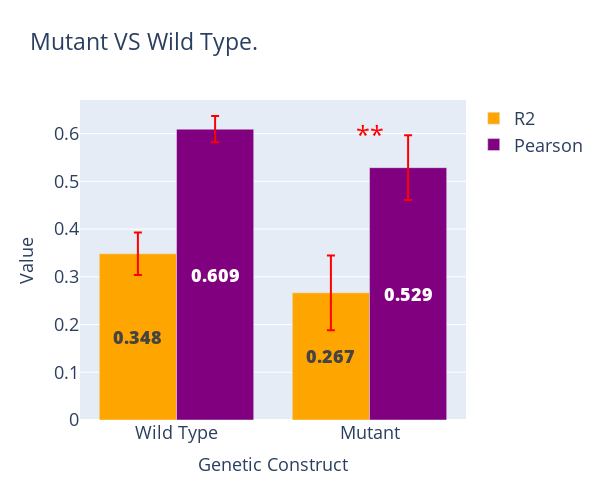

This figure's notebook cell:
### Code cell
# plot wildtype vs mutants r2 performances:
# get model outputs:
outputs_files = glob.glob(f"../data/models/conditioned_bs_full_features/*_fold_unconditioned_bs_test_outputs.pkl")
r2_mutants = []
r2_wildtypes = []
pcc = PearsonCorrCoef()
pcc_mutants = []
pcc_wildtypes = []

hxkm = pandas.read_csv("../data/hxkm.csv")
df_test = pandas.read_csv("../data/csv/HXKm_dataset_final_new_conditioned_bs.csv")
test_db = KmClass(df_test).dataframe
for file in outputs_files:
    outputs = pickle.load(open(file, "rb"))

    y = torch.tensor(outputs["y_unscaled"])
    preds = torch.tensor(outputs["preds_unscaled"])
    indices = outputs["all_idx"].flatten()

    # get protein type info:
    test_entries = test_db.iloc[indices]
    enzyme_types = test_entries.apply(
        lambda x: hxkm.loc[
            hxkm.sequence == x.sequence
        ].protein_type.values[0]
    , axis=1)
    enzyme_types.reset_index(drop=True, inplace=True) # now in the same order as preds
    mutant_indices = enzyme_types[enzyme_types=="mutant"].index.tolist()
    wildtype_indices = enzyme_types[enzyme_types=="wildtype"].index.tolist()

    # compute r2 for wildtype and mutants:
    mutant_targets = y[mutant_indices]
    mutant_preds = preds[mutant_indices]
    r2_mutants.append(r2_score(mutant_preds, mutant_targets))
    pcc_mutants.append(pcc(mutant_preds, mutant_targets))
    
    wildtype_targets = y[wildtype_indices]
    wildtype_preds = preds[wildtype_indices]
    r2_wildtypes.append(r2_score(wildtype_preds, wildtype_targets))
    pcc_wildtypes.append(pcc(wildtype_preds, wildtype_targets))

_, p_value = stats.ttest_rel(r2_mutants, r2_wildtypes)
if p_value < 0.001:
    significance = "***"
elif p_value < 0.01:
    significance = "**"
elif p_value < 0.05:
    significance = "*"

r2_mutants = torch.tensor(r2_mutants)
pcc_mutants = torch.tensor(pcc_mutants)
r2_wildtypes = torch.tensor(r2_wildtypes)
pcc_wildtypes = torch.tensor(pcc_wildtypes)

r2_mean = [r2_wildtypes.mean().item(), r2_mutants.mean().item()]
r2_std = [r2_wildtypes.std().item(), r2_mutants.std().item()]
pcc_mean = [pcc_wildtypes.mean().item(), pcc_mutants.mean().item()]
pcc_std = [pcc_wildtypes.std().item(), pcc_mutants.std().item()]

x = ["Wild Type", "Mutant"]

# compute significance scores:
fig = go.Figure(data=[
    go.Bar(
        name="R2", x=x, y=r2_mean, 
        error_y={
            "type":"data",
            "array": r2_std,
            "visible": True,
            "color": "red"
        },
        text = [f"{t:.3f}" for t in r2_mean],
        textfont=dict(weight=900),
        marker_color="orange"
    ),
    go.Bar(
        name="Pearson", x=x, y=pcc_mean, 
        error_y={
            "type":"data",
            "array": pcc_std,
            "visible": True,
            "color": "red"
        },
        text = [f"{t:.3f}" for t in pcc_mean],
        textfont=dict(weight=900),
        marker_color="purple"
    )
])
fig.add_annotation(
    x=x[1],
    y=0.6,
    text=significance,
    showarrow=False,
    font={"size":25, "color": "red"},
    yref="y"
)
fig.update_layout(
    width=600, height=500, 
    title={
        "text":"Mutant VS Wild Type.",
        "font": {"size": 23}
    },
    legend={
        "font": {"size": 18}
    },
    uniformtext_minsize=18, uniformtext_mode="hide",
    xaxis={
        "title": {
            "text": "Genetic Construct",
        },
        "title_font": {"size": 18}
    },
    yaxis={
        "title": {
            "text": "Value",
        },
        "title_font": {"size": 18}
    }
)
fig.update_xaxes(labelalias=labels, tickfont=dict(size=18))
fig.update_yaxes(tickfont=dict(size=18))
fig.update_traces(textposition="inside", insidetextanchor="middle")
fig.write_image("../figures/mutant_vs_wildtype.jpg", width=600, height=500)
fig.show()
mutant_vs_wt_fig = copy(fig)

### Figure 1 — Plotly figure (JSON) as saved in the notebook; plotly's stock layout.template omitted (floating-point values rounded to 4 significant figures)
{"data": [{"error_y": {"array": [0.0444, 0.07826], "color": "red", "type": "data", "visible": true}, "insidetextanchor": "middle", "marker": {"color": "orange"}, "name": "R2", "text": ["0.348", "0.267"], "textfont": {"weight": 900}, "textposition": "inside", "type": "bar", "x": ["Wild Type", "Mutant"], "y": [0.3482, 0.2665]}, {"error_y": {"array": [0.02757, 0.06797], "color": "red", "type": "data", "visible": true}, "insidetextanchor": "middle", "marker": {"color": "purple"}, "name": "Pearson", "text": ["0.609", "0.529"], "textfont": {"weight": 900}, "textposition": "inside", "type": "bar", "x": ["Wild Type", "Mutant"], "y": [0.6093, 0.5286]}], "layout": {"annotations": [{"font": {"color": "red", "size": 25}, "showarrow": false, "text": "**", "x": "Mutant", "y": 0.6, "yref": "y"}], "height": 500, "legend": {"font": {"size": 18}}, "title": {"font": {"size": 23}, "text": "Mutant VS Wild Type."}, "uniformtext": {"minsize": 18, "mode": "hide"}, "width": 600, "xaxis": {"labelalias": {"conditioned_bs_test_full_features": "All features", "conditioned_bs_test_no_gates": "No gates", "conditioned_bs_test_no_seqid": "No positional encoding"}, "tickfont": {"size": 18}, "title": {"font": {"size": 18}, "text": "Genetic Construct"}}, "yaxis": {"tickfont": {"size": 18}, "title": {"font": {"size": 18}, "text": "Value"}}}}
